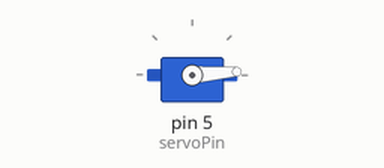
This sketch was run on a simulated Arduino Uno, built with avr-gcc and run on an emulated ATmega328P. Parts: servo.

Above: at 0.05 s.
At 0.9 s:
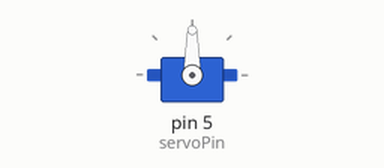
At 1.75 s:
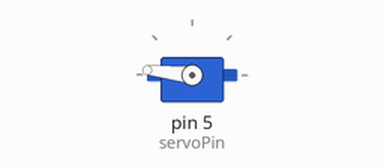
At 3.45 s:
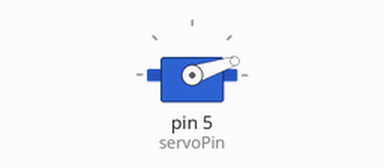
Timing chart, 0 to 8.3 s (numbered marks = the images above):
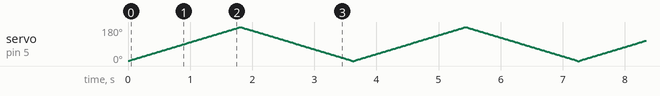

The sketch:

WriteServo.ino
```cpp
/**
 * Trying to learn how to talk to a servo
 */

#include <Servo.h>

Servo servo;
int servoPin = 5;
int angle = 0;
int angleMax = 180;
int inc = 1;

char readBuffer[256];
int readBufferLen = 256;
int bytesRead;

void setup() {
  servo.attach(servoPin);
}

void loop() {
  angle += inc;
  if (angle >= angleMax) inc = -1;
  if (angle <= 0) inc = 1;
  servo.write(angle);
  delay(10);
}
```
